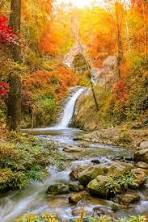
#> input picture test_files/cover.png, 148 x 222 px
$ python test_adaptive.py
#> lines starting #> are read from the running program, lines starting #| are printed output that depends on the picture
#> (reads test_files/sample.txt from the repository)
### adaptive_steganography.py

import struct
from pathlib import Path

import numpy as np
from PIL import Image


def _adaptive_pixel_order(image):
    """
    Rank pixels by local texture using RGB values with their
    two lowest bits cleared. The ranking remains stable after
    LSB embedding.
    """
    rgb = np.asarray(image.convert("RGB"), dtype=np.uint8)

    # Ignore the two lowest bits of every channel when ranking.
    stable_rgb = rgb & np.uint8(0xFC)

    gray = (
        0.299 * stable_rgb[:, :, 0].astype(np.float64)
        + 0.587 * stable_rgb[:, :, 1].astype(np.float64)
        + 0.114 * stable_rgb[:, :, 2].astype(np.float64)
    ).astype(np.uint8)

    padded = np.pad(gray, 1, mode="edge")

    horizontal = np.abs(
        padded[1:-1, 2:].astype(np.int16)
        - padded[1:-1, :-2].astype(np.int16)
    )

    vertical = np.abs(
        padded[2:, 1:-1].astype(np.int16)
        - padded[:-2, 1:-1].astype(np.int16)
    )

    texture_score = horizontal + vertical

    # Deterministic order: highest texture scores first.
    return np.argsort(-texture_score.ravel(), kind="stable")


def _message_bits(message):
    payload = message.encode("utf-8")
    framed = struct.pack("!I", len(payload)) + payload

    return np.unpackbits(
        np.frombuffer(framed, dtype=np.uint8)
    )


def embed_adaptive_message(input_image, output_image, message):
    """Embed a UTF-8 message using texture-adaptive RGB LSBs."""
    with Image.open(input_image) as source:
#> source is the input picture: PIL image 148x222 RGB; mean R, G, B 156.7, 124.1, 67.5
        image = source.convert("RGB")

    pixels = np.array(image, dtype=np.uint8)
    height, width, _ = pixels.shape
#> height = 222; width = 148

    bits = _message_bits(message)
    order = _adaptive_pixel_order(image)
#> in _adaptive_pixel_order, `gray = ( 0.299 * stable_rgb[:, :, 0].astype(np.float64) + 0.587 * stab..`:
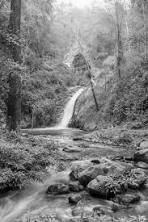
#> gray: shape (222, 148); min 0, max 252, mean 125.4
#> in _adaptive_pixel_order, `padded = np.pad(gray, 1, mode="edge")`:
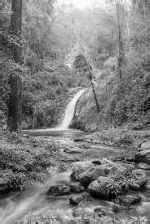
#> padded: shape (224, 150); min 0, max 252, mean 125.4
#> in _adaptive_pixel_order, `horizontal = np.abs( padded[1:-1, 2:].astype(np.int16) - padded[1:-1, ..`:
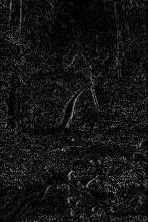
#> horizontal: shape (222, 148) int16; min 0, max 169, mean 20.6
#> in _adaptive_pixel_order, `vertical = np.abs( padded[2:, 1:-1].astype(np.int16) - padded[:-2, 1:-..`:
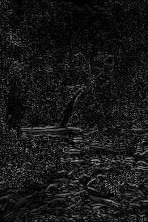
#> vertical: shape (222, 148) int16; min 0, max 185, mean 23.9
#> in _adaptive_pixel_order, `texture_score = horizontal + vertical`:
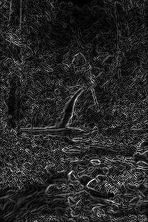
#> texture_score: shape (222, 148) int16; min 0, max 291, mean 44.5; drawn with min black and max white

    capacity_bits = height * width * 3
#> capacity_bits = 98568

    if len(bits) > capacity_bits:
        max_payload_bytes = max(0, (capacity_bits // 8) - 4)
        raise ValueError(
            f"Message too large. Approximate maximum payload: "
            f"{max_payload_bytes} bytes."
        )

    flat_pixels = pixels.reshape(-1, 3)

    for bit_index, bit in enumerate(bits):
        pixel_index = order[bit_index // 3]
        channel_index = bit_index % 3

        value = int(flat_pixels[pixel_index, channel_index])
        flat_pixels[pixel_index, channel_index] = (
            (value & 0xFE) | int(bit)
        )
#> this loop made 1056 passes
#> (pixel_index, value) on passes 1 to 3: (27172, 93), (27172, 83), (27172, 47)

    output_path = Path(output_image)
    output_path.parent.mkdir(parents=True, exist_ok=True)

    Image.fromarray(
        flat_pixels.reshape(height, width, 3)
    ).save(output_path, format="PNG")

    print(f"Adaptive message embedded successfully: {output_path}")


def extract_adaptive_message(stego_image):
    """Extract a message using the same deterministic pixel ranking."""
    with Image.open(stego_image) as source:
        image = source.convert("RGB")

    pixels = np.array(image, dtype=np.uint8)
    flat_pixels = pixels.reshape(-1, 3)
    order = _adaptive_pixel_order(image)

    capacity_bits = flat_pixels.size
#> capacity_bits = 98568

    if capacity_bits < 32:
        raise ValueError("Image is too small to contain the message header.")

    def read_bits(start, end):
        result = np.empty(end - start, dtype=np.uint8)

        for index, bit_index in enumerate(range(start, end)):
            pixel_index = order[bit_index // 3]
            channel_index = bit_index % 3

            result[index] = (
                flat_pixels[pixel_index, channel_index] & 1
            )

        return result

    # Read the 4-byte message-length header.
    header_bits = read_bits(0, 32)
#> the loop in read_bits, `for index, bit_index in enumerate(range(start, end)):` made 32 passes
#> pixel_index on passes 1 to 12: 27172, 27172, 27172, 26585, 26585, 26585, 27054, 27054, 27054, 25673, 25673, 25673
#> after the loop in read_bits, `for index, bit_index in enumerate(range(start, end)):`: result = 32 values, max 1 at index 24, min 0 at index 0, mean 0.0312
#> header_bits has the same summary as result in read_bits
    header = np.packbits(header_bits).tobytes()
    payload_length = struct.unpack("!I", header)[0]
#> payload_length = 128

    total_bits = 32 + payload_length * 8
#> total_bits = 1056

    if total_bits > capacity_bits:
        raise ValueError(
            "Invalid message length. The image may be damaged or "
            "may not contain a compatible adaptive message."
        )

    payload_bits = read_bits(32, total_bits)
#> the loop in read_bits (call 2), `for index, bit_index in enumerate(range(start, end)):` made 1024 passes
#> pixel_index on passes 1 to 3: 26878, 27341, 27341
#> payload_bits = 1024 values, max 1 at index 1, min 0 at index 0, mean 0.425
    payload = np.packbits(payload_bits).tobytes()

    try:
        return payload.decode("utf-8")
    except UnicodeDecodeError as error:
        raise ValueError(
            "Message decoding failed. The embedding and extraction "
            "orders do not match, or the image was altered."
        ) from error

### integrity.py

import hashlib


def calculate_sha256(file_path):
    """Calculate the SHA-256 hash of a file."""

    sha256 = hashlib.sha256()

    with open(file_path, "rb") as file:
        while True:
            chunk = file.read(4096)

            if not chunk:
                break

            sha256.update(chunk)

    return sha256.hexdigest()


# [4 lines left out: function verify_integrity, not called in this run]


# [15 lines that do not run on import are left out]

### test_adaptive.py

import json
from pathlib import Path

from integrity import calculate_sha256
from adaptive_steganography import (
    embed_adaptive_message,
    extract_adaptive_message,
)

original_file = Path("test_files/sample.txt")
cover_image = Path("test_files/cover.png")
output_image = Path("test_files/adaptive_stego.png")

if not original_file.is_file():
    raise FileNotFoundError(f"Missing file: {original_file}")

if not cover_image.is_file():
    raise FileNotFoundError(f"Missing image: {cover_image}")

metadata = {
    "file_name": original_file.name,
    "sha256": calculate_sha256(str(original_file)),
    "peer_id": "peer_001",
}

message = json.dumps(metadata)

embed_adaptive_message(
    cover_image,
    output_image,
    message,
)

extracted_message = extract_adaptive_message(output_image)
extracted_metadata = json.loads(extracted_message)
#> extracted_metadata = 3 items

print("\n========== ADAPTIVE LSB TEST ==========")
print("Metadata extraction successful:", extracted_metadata == metadata)
#| Metadata extraction successful: True
print("Original SHA-256:", metadata["sha256"])
print("Extracted SHA-256:", extracted_metadata["sha256"])
#| Extracted SHA-256: d3aa5269bb829434123a24305fbac18ba74e752c9c466988a7f08d5f734010ab
print("Hash matches:", extracted_metadata["sha256"] == metadata["sha256"])
#| Hash matches: True
print("Output image:", output_image)
